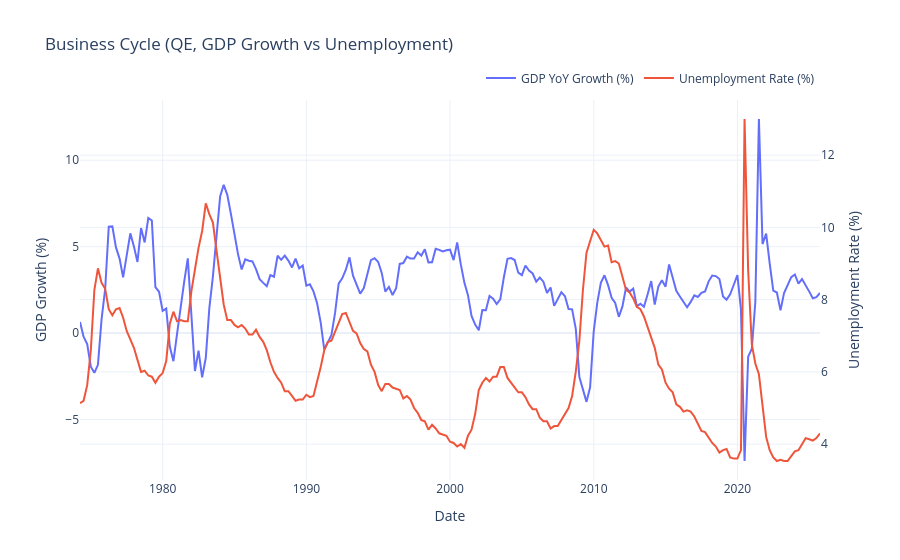

Notebook code cell kept with this figure:
### Markdown cell above
The figure illustrates the relationship between inflation and the monetary policy stance over time. The Federal Funds Rate broadly reacts to movements in inflation, tightening during periods of elevated price pressures and easing when inflation declines or economic conditions weaken. However, the adjustment is not mechanical: policy responses occur with delays and are influenced by expectations, financial stability concerns, and the broader macroeconomic outlook. This generates episodes in which inflation and the policy rate temporarily diverge, especially around recessions and major shocks.

### Code cell
# --------------------------------------------------
# Stylized facts: GDP growth vs unemployment (dual axis)
# --------------------------------------------------
fig = go.Figure()
fig.add_trace(go.Scatter(x=qdata.index, y=qdata["GDP_YoY"], mode="lines", name="GDP YoY Growth (%)"))
fig.add_trace(go.Scatter(x=qdata.index, y=qdata["UNRATE"], mode="lines", name="Unemployment Rate (%)", yaxis="y2"))

fig.update_layout(
    title="Business Cycle (QE, GDP Growth vs Unemployment)",
    xaxis_title="Date",
    yaxis_title="GDP Growth (%)",
    yaxis2=dict(title="Unemployment Rate (%)", overlaying="y", side="right"),
    hovermode="x unified",
    template="plotly_white",
    legend=dict(orientation="h", yanchor="bottom", y=1.02, xanchor="right", x=1)
)
fig.show()

### Figure 1 — Plotly figure (JSON) as saved in the notebook; plotly's stock layout.template omitted (floating-point values rounded to 4 significant figures; data arrays with more than 128 entries replaced by an {"elided": "..."} marker saying what was removed)
{"data": [{"mode": "lines", "name": "GDP YoY Growth (%)", "type": "scatter", "x": {"elided": "207 str values"}, "y": {"elided": "207 float values"}}, {"mode": "lines", "name": "Unemployment Rate (%)", "type": "scatter", "x": {"elided": "207 str values"}, "y": {"elided": "207 float values"}, "yaxis": "y2"}], "layout": {"hovermode": "x unified", "legend": {"orientation": "h", "x": 1, "xanchor": "right", "y": 1.02, "yanchor": "bottom"}, "title": {"text": "Business Cycle (QE, GDP Growth vs Unemployment)"}, "xaxis": {"title": {"text": "Date"}}, "yaxis": {"title": {"text": "GDP Growth (%)"}}, "yaxis2": {"overlaying": "y", "side": "right", "title": {"text": "Unemployment Rate (%)"}}}}
